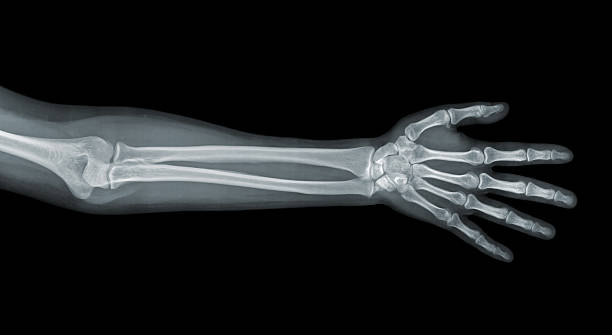
#> input picture interpolation/data/xray.jpg, 612 x 335 px
$ jupyter execute xray_interpolate.ipynb
#> lines starting #> are read from the running program, lines starting #| are printed output that depends on the picture
[cell 1]
import cv2
import matplotlib.pyplot as plt

image = cv2.imread('data/xray.jpg', cv2.IMREAD_GRAYSCALE)
#> image: shape (335, 612); min 0, max 255, mean 29.9
print(image.shape)
#| (335, 612)

plt.imshow(image, cmap='gray')
plt.axis('off')
plt.show()

[cell 2]
import numpy as np

resized_nearest = cv2.resize(image, None, fx=2, fy=2, interpolation=cv2.INTER_NEAREST)

h, w = image.shape
#> h = 335; w = 612
crop_size = 100
crop_y = h // 2 - crop_size // 2
#> crop_y = 117
crop_x = int(w * 0.8) - crop_size // 2
#> crop_x = 439

zoom_original = cv2.resize(image[crop_y:crop_y+crop_size, crop_x:crop_x+crop_size], (200, 200), interpolation=cv2.INTER_NEAREST)
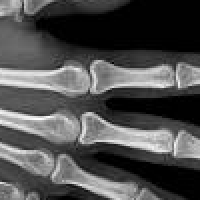
#> zoom_original: shape (200, 200); min 0, max 255, mean 78.5
zoom_resized = cv2.resize(resized_nearest[crop_y*2:(crop_y+crop_size)*2, crop_x*2:(crop_x+crop_size)*2], (200, 200), interpolation=cv2.INTER_NEAREST)

fig, axes = plt.subplots(2, 2, figsize=(10, 10))

axes[0, 0].imshow(image, cmap='gray')
axes[0, 0].set_title('Ảnh gốc')
axes[0, 0].axis('off')

axes[0, 1].imshow(resized_nearest, cmap='gray')
axes[0, 1].set_title('Resize - Nearest Neighbor')
axes[0, 1].axis('off')

axes[1, 0].imshow(zoom_original, cmap='gray')
axes[1, 0].set_title('Vùng phóng to - Ảnh gốc')
axes[1, 0].axis('off')

axes[1, 1].imshow(zoom_resized, cmap='gray')
axes[1, 1].set_title('Vùng phóng to - Resize NN')
axes[1, 1].axis('off')

plt.tight_layout()
plt.show()
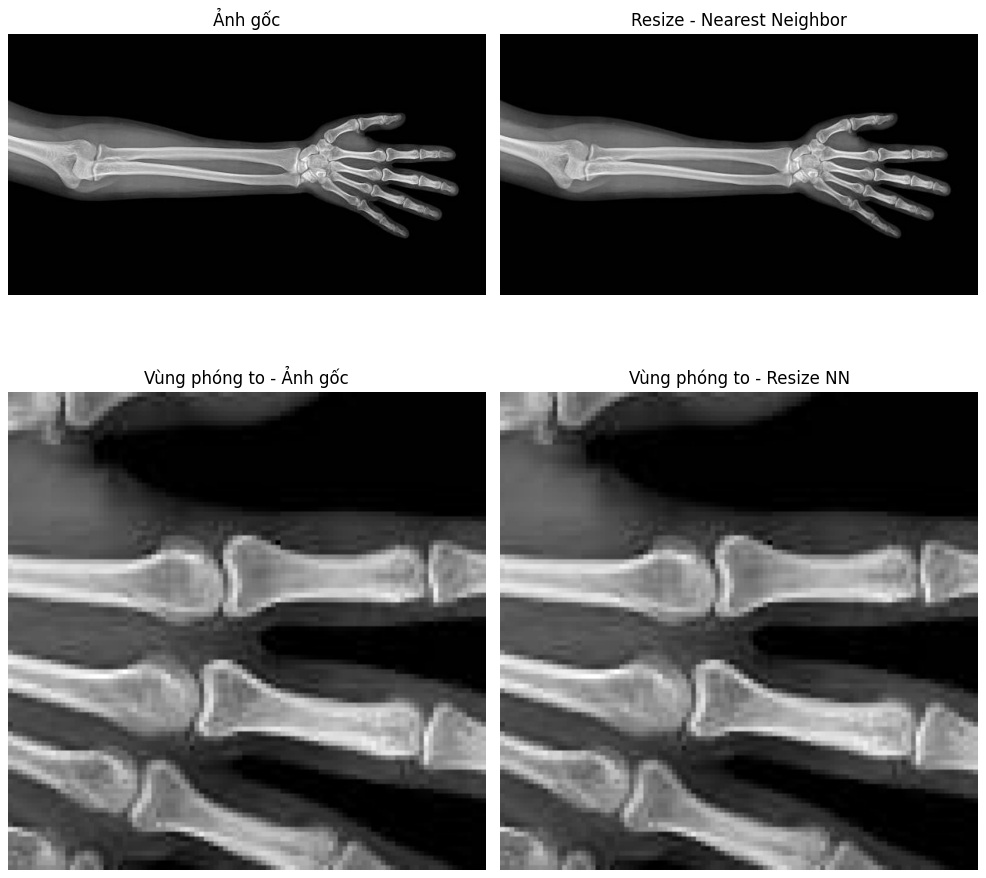
#> figure drawn by matplotlib, 4 panels

[cell 3]
resized_bilinear = cv2.resize(image, None, fx=2, fy=2, interpolation=cv2.INTER_LINEAR)

zoom_original = cv2.resize(image[crop_y:crop_y+crop_size, crop_x:crop_x+crop_size], (200, 200), interpolation=cv2.INTER_NEAREST)
zoom_resized = cv2.resize(resized_bilinear[crop_y*2:(crop_y+crop_size)*2, crop_x*2:(crop_x+crop_size)*2], (200, 200), interpolation=cv2.INTER_NEAREST)
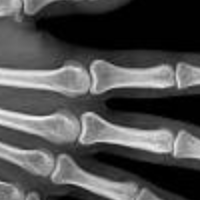
#> zoom_resized: shape (200, 200); min 0, max 244, mean 78.5

fig, axes = plt.subplots(2, 2, figsize=(10, 10))

axes[0, 0].imshow(image, cmap='gray')
axes[0, 0].set_title('Ảnh gốc')
axes[0, 0].axis('off')

axes[0, 1].imshow(resized_bilinear, cmap='gray')
axes[0, 1].set_title('Resize - Bilinear')
axes[0, 1].axis('off')

axes[1, 0].imshow(zoom_original, cmap='gray')
axes[1, 0].set_title('Vùng phóng to - Ảnh gốc')
axes[1, 0].axis('off')

axes[1, 1].imshow(zoom_resized, cmap='gray')
axes[1, 1].set_title('Vùng phóng to - Resize Bilinear')
axes[1, 1].axis('off')

plt.tight_layout()
plt.show()

[cell 4]
resized_bicubic = cv2.resize(image, None, fx=2, fy=2, interpolation=cv2.INTER_CUBIC)

zoom_original = cv2.resize(image[crop_y:crop_y+crop_size, crop_x:crop_x+crop_size], (200, 200), interpolation=cv2.INTER_NEAREST)
zoom_resized = cv2.resize(resized_bicubic[crop_y*2:(crop_y+crop_size)*2, crop_x*2:(crop_x+crop_size)*2], (200, 200), interpolation=cv2.INTER_NEAREST)

fig, axes = plt.subplots(2, 2, figsize=(10, 10))

axes[0, 0].imshow(image, cmap='gray')
axes[0, 0].set_title('Ảnh gốc')
axes[0, 0].axis('off')

axes[0, 1].imshow(resized_bicubic, cmap='gray')
axes[0, 1].set_title('Resize - Bicubic')
axes[0, 1].axis('off')

axes[1, 0].imshow(zoom_original, cmap='gray')
axes[1, 0].set_title('Vùng phóng to - Ảnh gốc')
axes[1, 0].axis('off')

axes[1, 1].imshow(zoom_resized, cmap='gray')
axes[1, 1].set_title('Vùng phóng to - Resize Bicubic')
axes[1, 1].axis('off')

plt.tight_layout()
plt.show()

[cell 5]
from mpl_toolkits.mplot3d import Axes3D

n_theta, n_phi = 300, 600
theta = np.linspace(0, np.pi, n_theta)
phi = np.linspace(0, 2 * np.pi, n_phi)
theta, phi = np.meshgrid(theta, phi)

r = 1
x = r * np.sin(theta) * np.cos(phi)
y = r * np.sin(theta) * np.sin(phi)
z = r * np.cos(theta)

H, W = image.shape
#> H = 335; W = 612
u = (phi / (2 * np.pi)) * (W - 1)
v = (theta / np.pi) * (H - 1)

u = u.astype(np.int32)
v = v.astype(np.int32)

u = np.clip(u, 0, W - 1)
v = np.clip(v, 0, H - 1)

texture = image[v, u]
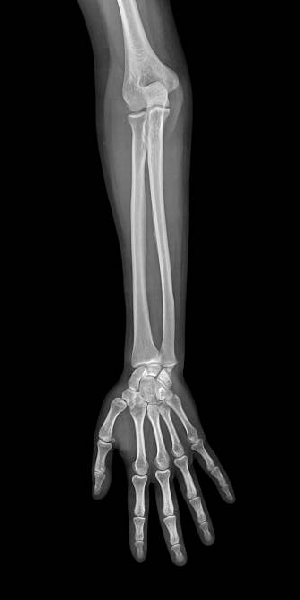
#> texture: shape (600, 300); min 0, max 255, mean 29.9

fig = plt.figure(figsize=(10, 10))
ax = fig.add_subplot(111, projection='3d')
ax.plot_surface(x, y, z, rstride=1, cstride=1, facecolors=plt.cm.gray(texture / 255), linewidth=0, antialiased=False)
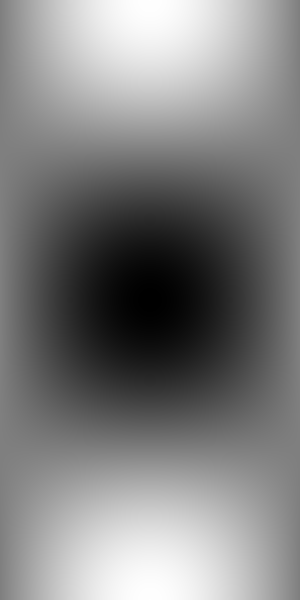
#> x: shape (600, 300) float64; min -1, max 1, mean 0.00106; drawn with min black and max white
ax.set_axis_off()
ax.set_title("Dán ảnh lên hình cầu - Nearest Neighbor", fontsize=14)
plt.show()
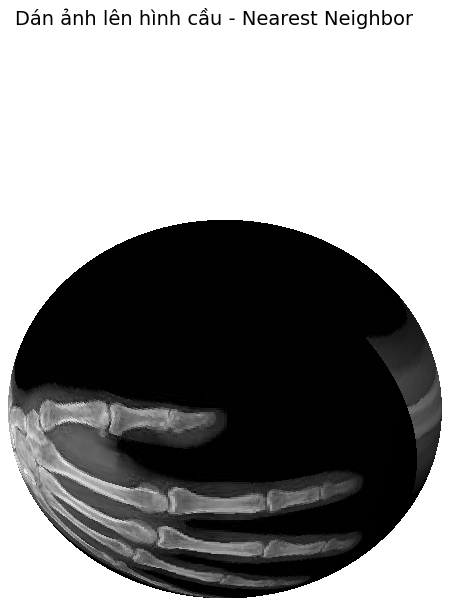
#> figure drawn by matplotlib, 1 panel
